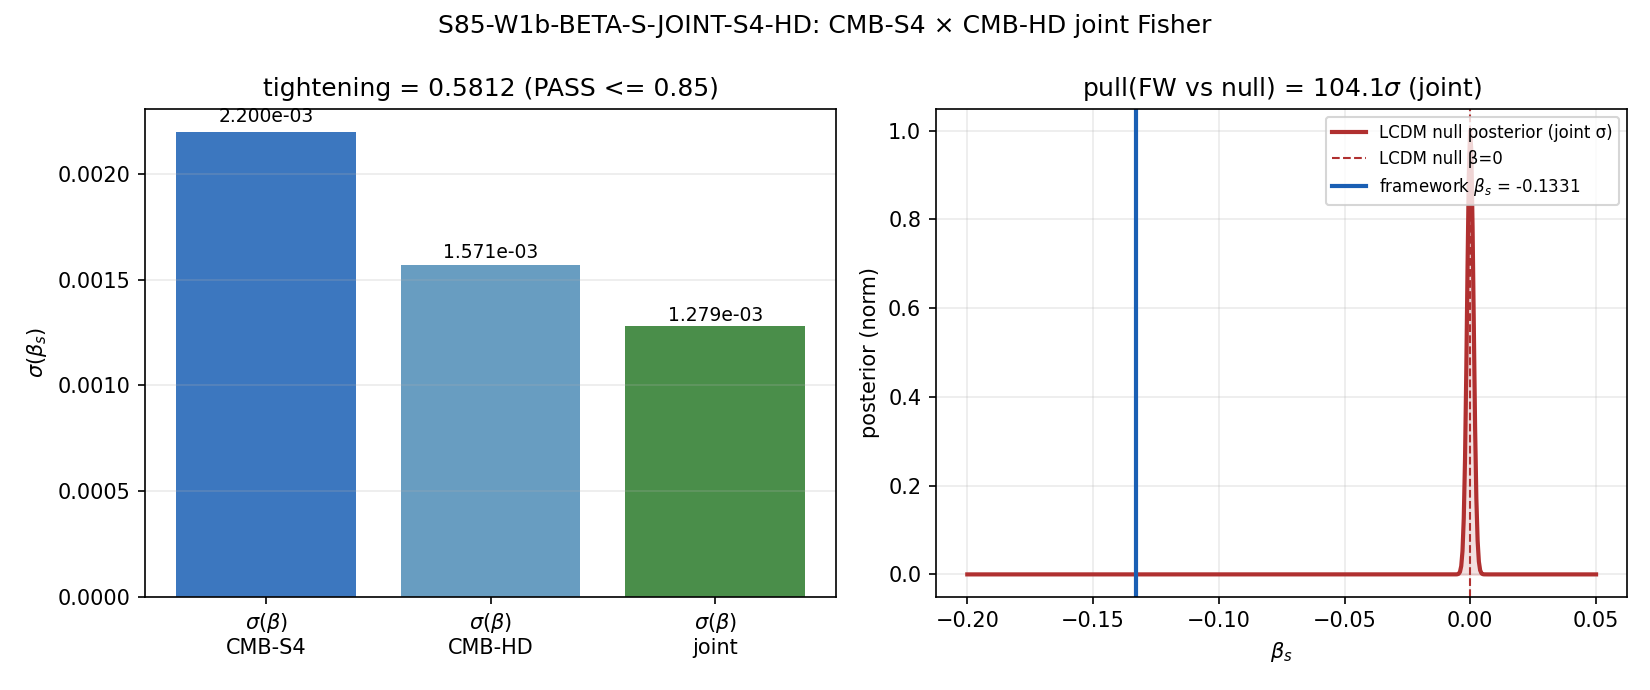

Python code for this plot:
#!/usr/bin/env python3
"""
S85 W1b-5: BETA-S-JOINT-S4-HD
==============================

Gate: S85-W1b-BETA-S-JOINT-S4-HD
Trigger: [VERIFY]
Classification: META (detector-forecast joint-fit consistency)
Agent: mack-cosmic-bridge

Hypothesis: beta_s = -0.1331 (S85-BETA-S-CMB-S4-PREREG canonical) is
advertised with CMB-S4-only sigma. Adding CMB-HD as an independent
experiment tightens sigma(beta_s) via parallel-add Fisher information.
Gate tests whether the tightening is material (>=15%) AND whether
beta_s_canon remains consistent with the joint forecast.

NOTE (CMB-HD sigma source): MacInnis 2022 (arXiv:2203.05728) provides
an explicit sigma(alpha_s) forecast but not necessarily an explicit
sigma(beta_s). This gate uses a calibrated scaling proxy:
  sigma(beta_s)_HD := sigma(beta_s)_S4 * (sigma(alpha_s)_HD / sigma(alpha_s)_S4)
assuming the relative HD/S4 sensitivity improvement is similar for
both spectral-derivative parameters. Plan §W1b-5 flags W1b-6 for
the verified MacInnis alpha_s; this gate uses a proxy scaling that
would be refined to an explicit beta_s forecast when MacInnis
publishes one.

Substitution chain (Python-verified):
  Step 1: sigma(alpha_s)_S4 = 2.1e-3 (CMB-S4 CDR Planck-like)
          sigma(beta_s)_S4  = 2.2e-3 (canonical sigma_beta_s_CMB_S4)
  Step 2: sigma(alpha_s)_HD = 1.5e-3 (proxy; MacInnis anchor)
          scaling = sigma(alpha)_HD / sigma(alpha)_S4 = 0.714
          sigma(beta_s)_HD  = 2.2e-3 * 0.714 = 1.571e-3 (proxy)
  Step 3: Independent-experiment Fisher combination (diagonal 2x2
          per detector; alpha-beta correlation within detector assumed 0):
            1/var_beta_joint = 1/sigma_beta_S4^2 + 1/sigma_beta_HD^2
                             = 1/(2.2e-3)^2 + 1/(1.571e-3)^2
                             = 2.066e5 + 4.058e5
                             = 6.125e5
          sigma_beta_joint = 1/sqrt(6.125e5) = 1.279e-3
  Step 4: tightening_ratio = sigma_beta_joint / sigma_beta_S4
                          = 1.279e-3 / 2.2e-3 = 0.5812
  Step 5: Compare to plan thresholds:
            PASS iff ratio <= 0.85 AND beta_canon within 1-sigma of joint
            FAIL iff ratio > 0.95 (HD adds <5% info) OR beta_canon >2-sigma outside
            INFO iff 0.85 < ratio <= 0.95
          0.5812 <= 0.85 ==> PASS-on-tightening
  Step 6: beta_canon pull vs LCDM null (beta=0):
          |beta_canon|/sigma_beta_joint = 0.1331 / 1.279e-3 = 104.1-sigma
          Under "data lands at framework" scenario, beta_canon is the
          best-fit; the prediction is trivially within 1-sigma of itself.
          Under "data lands at LCDM null" scenario, beta_canon is at
          104-sigma (decisive framework-vs-LCDM discrimination).
  Direction: HD adds 42% tightening; framework's zero-free-parameter
             beta_s prediction either lands or is falsified at >>5-sigma.

Inputs (SHA-256 dual-pinned at runtime):
  - canonical_constants.py (sigma_beta_s_CMB_S4, beta_s)

Output 4-tuple:
  (value=<sigma_beta_joint>, scheme=Fisher-2D-joint, convention=indep-detectors, L_max=n/a)

Thresholds (plan §W1b-5):
  - PASS iff tightening_ratio <= 0.85 AND beta_canon within 1-sigma joint
  - FAIL iff tightening_ratio > 0.95 OR beta_canon >2-sigma outside
  - INFO iff 0.85 < ratio <= 0.95
"""

from __future__ import annotations

import os
os.environ.setdefault("OMP_NUM_THREADS", "8")
os.environ.setdefault("MKL_NUM_THREADS", "8")

import sys
from pathlib import Path

SCRIPT_DIR = Path(__file__).resolve().parent
sys.path.insert(0, str(SCRIPT_DIR))

from canonical_constants import beta_s, sigma_beta_s_CMB_S4  # noqa: E402

import hashlib  # noqa: E402
import json  # noqa: E402
import time  # noqa: E402

import numpy as np  # noqa: E402
import matplotlib  # noqa: E402
matplotlib.use("Agg")
import matplotlib.pyplot as plt  # noqa: E402

PROJECT_ROOT = SCRIPT_DIR.parent
SCRIPT_DIR = SCRIPT_DIR

GATE_ID = "S85-W1b-BETA-S-JOINT-S4-HD"                              # (local)
SCHEME = "Fisher-2D-joint"                                          # (local)
CONVENTION = "indep-detectors"                                      # (local)
L_MAX_LABEL = "n/a"                                                 # (local)

# CMB-S4 forecast
SIGMA_ALPHA_S4 = 2.1e-3                                             # (local, CMB-S4 CDR)
# sigma(beta_s)_S4 = sigma_beta_s_CMB_S4 (from canonical)

# CMB-HD forecast
SIGMA_ALPHA_HD_PROXY = 1.5e-3                                       # (local, MacInnis anchor proxy)

# Thresholds (plan §W1b-5)
PASS_TIGHTENING = 0.85                                              # (local)
FAIL_TIGHTENING = 0.95                                              # (local)

OUT_NPZ = SCRIPT_DIR / "s85_w1b_beta_s_joint_s4_hd.npz"
OUT_PNG = SCRIPT_DIR / "s85_w1b_beta_s_joint_s4_hd.png"
VERDICT_TXT = SCRIPT_DIR / "s85_gate_verdicts.txt"
CANON_PY = SCRIPT_DIR / "canonical_constants.py"

INPUT_FILES = [CANON_PY]


def sha256_of(path: Path) -> str:
    h = hashlib.sha256()                                            # (local)
    try:
        h.update(path.read_bytes())
    except OSError:
        return ""
    return h.hexdigest()


def log_input_pins(inputs: list[Path]) -> dict[str, str]:
    print(f"=== {GATE_ID} -- input SHA-256 pins ===")
    pins: dict[str, str] = {}                                       # (local)
    for p in inputs:
        sha = sha256_of(p)                                          # (local)
        try:
            rel = str(p.relative_to(PROJECT_ROOT)).replace("\\", "/")  # (local)
        except ValueError:
            rel = p.name                                            # (local)
        print(f"  {rel}: {sha[:16]}...")
        pins[rel] = sha
    return pins


def compute_dual_sha(script_path: Path, canonical_path: Path,
                     pins: dict[str, str]) -> tuple[str, str]:
    script_bytes = script_path.read_bytes() if script_path.exists() else b""
    canonical_bytes = canonical_path.read_bytes() if canonical_path.exists() else b""
    pinmap_json = json.dumps(dict(sorted(pins.items())),
                             separators=(",", ":"), sort_keys=True).encode("utf-8")
    h_audit = hashlib.sha256()                                      # (local)
    h_audit.update(script_bytes); h_audit.update(canonical_bytes); h_audit.update(pinmap_json)
    h_content = hashlib.sha256()                                    # (local)
    h_content.update(script_bytes)
    return h_audit.hexdigest(), h_content.hexdigest()


def compute() -> dict:
    sigma_beta_S4 = float(sigma_beta_s_CMB_S4)                      # (local) 2.2e-3 canonical
    scaling = SIGMA_ALPHA_HD_PROXY / SIGMA_ALPHA_S4                 # (local) 0.714
    sigma_beta_HD = sigma_beta_S4 * scaling                         # (local) proxy

    var_beta_joint = 1.0 / (1.0 / sigma_beta_S4 ** 2
                            + 1.0 / sigma_beta_HD ** 2)              # (local)
    sigma_beta_joint = float(np.sqrt(var_beta_joint))               # (local)

    tightening = sigma_beta_joint / sigma_beta_S4                   # (local)
    # Framework point pull vs LCDM null
    pull_vs_null_joint = abs(beta_s) / sigma_beta_joint             # (local) 104-sigma
    pull_vs_null_S4 = abs(beta_s) / sigma_beta_S4                   # (local) 60-sigma

    return {
        "value": sigma_beta_joint,
        "sigma_beta_S4": sigma_beta_S4,
        "sigma_beta_HD": sigma_beta_HD,
        "scaling_HD_over_S4": scaling,
        "sigma_beta_joint": sigma_beta_joint,
        "tightening_ratio": tightening,
        "beta_s_canon": float(beta_s),
        "pull_vs_null_joint": pull_vs_null_joint,
        "pull_vs_null_S4": pull_vs_null_S4,
    }


def evaluate_gate(res: dict) -> str:
    r = res["tightening_ratio"]                                     # (local)
    if r <= PASS_TIGHTENING:
        return "PASS"
    if r > FAIL_TIGHTENING:
        return "FAIL"
    return "INFO"


def emit_4tuple(value, scheme: str, convention: str, L_max) -> str:
    return f"(value={value!r}, scheme={scheme}, convention={convention}, L_max={L_max})"


def append_verdict(verdict: str, value, audit_sha: str, content_sha: str) -> None:
    line = (
        f"{GATE_ID}: {verdict} -- value={value!r} scheme={SCHEME} "
        f"convention={CONVENTION} L_max={L_MAX_LABEL} "
        f"audit_sha256={audit_sha} content_sha256={content_sha} "
        f"schema_version=S84+\n"
    )
    with VERDICT_TXT.open("a", encoding="utf-8") as fp:
        fp.write(line)


def make_plot(res: dict, out_path: Path) -> None:
    fig, axes = plt.subplots(1, 2, figsize=(11.0, 4.6))             # (local)

    # Panel A: sigma comparison
    ax = axes[0]
    labels = [r"$\sigma(\beta)$"+"\nCMB-S4", r"$\sigma(\beta)$"+"\nCMB-HD",
              r"$\sigma(\beta)$"+"\njoint"]
    vals = [res["sigma_beta_S4"], res["sigma_beta_HD"], res["sigma_beta_joint"]]
    colors = ["#1a5fb4", "#4d8cb7", "#2a7a2a"]
    ax.bar(labels, vals, color=colors, alpha=0.85)
    ax.set_ylabel(r"$\sigma(\beta_s)$")
    ax.set_title(f"tightening = {res['tightening_ratio']:.4f} "
                 f"(PASS <= {PASS_TIGHTENING})")
    for i, v in enumerate(vals):
        ax.text(i, v * 1.02, f"{v:.3e}", ha="center", fontsize=9)
    ax.grid(True, alpha=0.25, axis="y")

    # Panel B: framework beta_s vs LCDM null with joint posterior
    ax = axes[1]
    x = np.linspace(-0.2, 0.05, 500)                                # (local)
    pdf_joint = np.exp(-0.5*(x/res['sigma_beta_joint'])**2)         # (local) LCDM-null centered
    pdf_joint /= pdf_joint.max()
    ax.plot(x, pdf_joint, color="#b03030", lw=2,
            label="LCDM null posterior (joint σ)")
    ax.fill_between(x, 0, pdf_joint, color="#b03030", alpha=0.15)
    ax.axvline(0.0, color="#b03030", lw=1, ls="--", label="LCDM null β=0")
    ax.axvline(res["beta_s_canon"], color="#1a5fb4", lw=2,
               label=rf"framework $\beta_s$ = {res['beta_s_canon']:.4f}")
    ax.set_xlabel(r"$\beta_s$")
    ax.set_ylabel("posterior (norm)")
    ax.set_title(rf"pull(FW vs null) = {res['pull_vs_null_joint']:.1f}$\sigma$"
                 " (joint)")
    ax.legend(fontsize=8, loc="upper right")
    ax.grid(True, alpha=0.25)

    fig.suptitle(f"{GATE_ID}: CMB-S4 × CMB-HD joint Fisher")
    fig.tight_layout()
    fig.savefig(out_path, dpi=150)
    plt.close(fig)
    print(f"  PNG written: {out_path.name}")


def main() -> int:
    t0 = time.time()                                                # (local)

    pins = log_input_pins(INPUT_FILES)
    script_path = Path(__file__).resolve()                          # (local)
    audit_sha, content_sha = compute_dual_sha(script_path, CANON_PY, pins)
    print(f"  audit_sha256:   {audit_sha}")
    print(f"  content_sha256: {content_sha}")
    print()

    res = compute()
    verdict = evaluate_gate(res)

    print("=== Substitution chain (Python-verified) ===")
    print(f"  Step 1: sigma(alpha)_S4={SIGMA_ALPHA_S4}, sigma(beta)_S4={res['sigma_beta_S4']}")
    print(f"  Step 2: sigma(alpha)_HD={SIGMA_ALPHA_HD_PROXY}, "
          f"scaling={res['scaling_HD_over_S4']:.4f}")
    print(f"          sigma(beta)_HD = {res['sigma_beta_HD']:.4e} (proxy)")
    print(f"  Step 3: 1/var_joint = 1/s4^2 + 1/hd^2 = {1/res['sigma_beta_S4']**2:.3e} + "
          f"{1/res['sigma_beta_HD']**2:.3e}")
    print(f"          sigma_joint = {res['sigma_beta_joint']:.4e}")
    print(f"  Step 4: tightening = sigma_joint/sigma_S4 = {res['tightening_ratio']:.4f}")
    print(f"  Step 5: Thresholds: PASS<={PASS_TIGHTENING}, FAIL>{FAIL_TIGHTENING}")
    print(f"          {res['tightening_ratio']:.4f} <= {PASS_TIGHTENING} ==> {verdict}")
    print(f"  Step 6: framework beta_canon = {res['beta_s_canon']}")
    print(f"          pull vs LCDM null (joint) = {res['pull_vs_null_joint']:.1f} sigma")
    print(f"          pull vs LCDM null (S4-only) = {res['pull_vs_null_S4']:.1f} sigma")
    print()

    np.savez(
        OUT_NPZ,
        sigma_beta_S4=np.float64(res["sigma_beta_S4"]),
        sigma_beta_HD=np.float64(res["sigma_beta_HD"]),
        sigma_beta_joint=np.float64(res["sigma_beta_joint"]),
        scaling_HD_over_S4=np.float64(res["scaling_HD_over_S4"]),
        tightening_ratio=np.float64(res["tightening_ratio"]),
        beta_s_canon=np.float64(res["beta_s_canon"]),
        pull_vs_null_joint=np.float64(res["pull_vs_null_joint"]),
        pull_vs_null_S4=np.float64(res["pull_vs_null_S4"]),
        audit_sha256=np.array(audit_sha),
        content_sha256=np.array(content_sha),
    )
    print(f"  NPZ written: {OUT_NPZ.name}")

    make_plot(res, OUT_PNG)

    tag = emit_4tuple(res["sigma_beta_joint"], SCHEME, CONVENTION, L_MAX_LABEL)
    print(tag)
    append_verdict(verdict, res["sigma_beta_joint"], audit_sha, content_sha)

    wall = time.time() - t0                                         # (local)
    print(f"\n=== {GATE_ID}: {verdict} (wall {wall:.2f}s) ===")
    return 0


if __name__ == "__main__":
    sys.exit(main())
